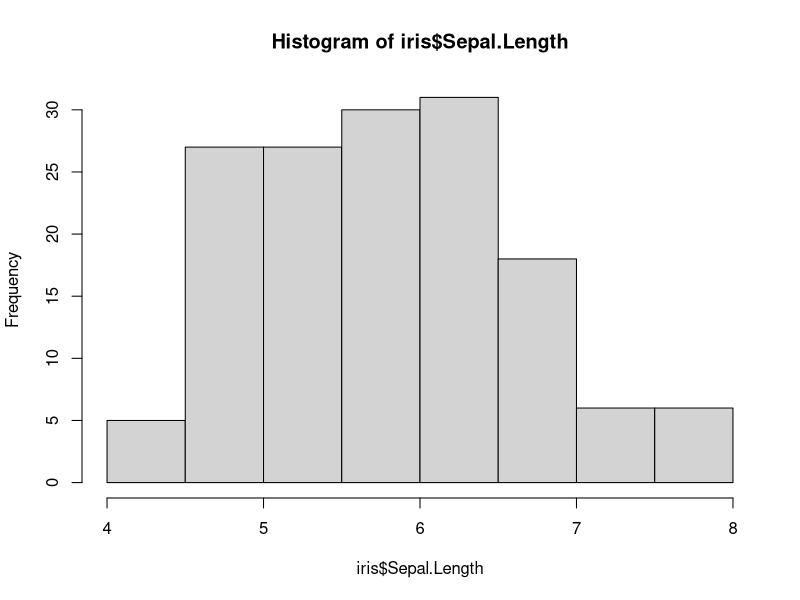
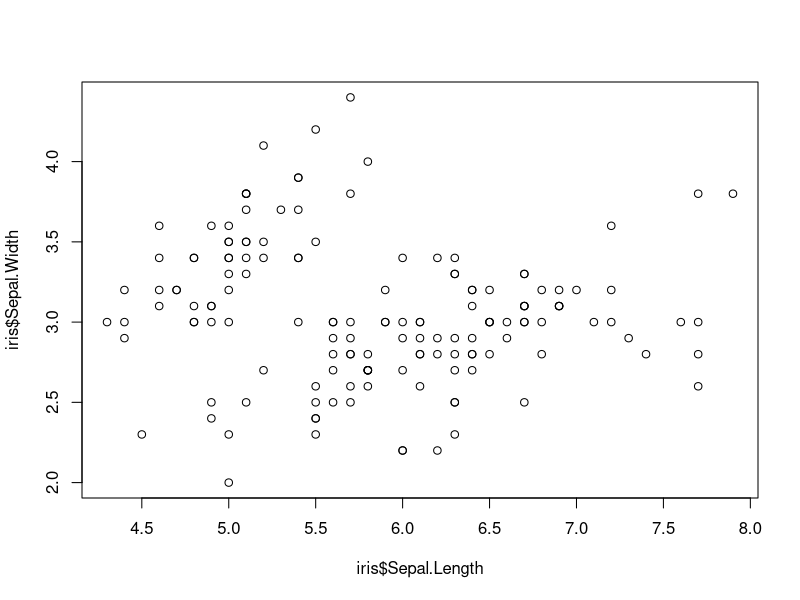
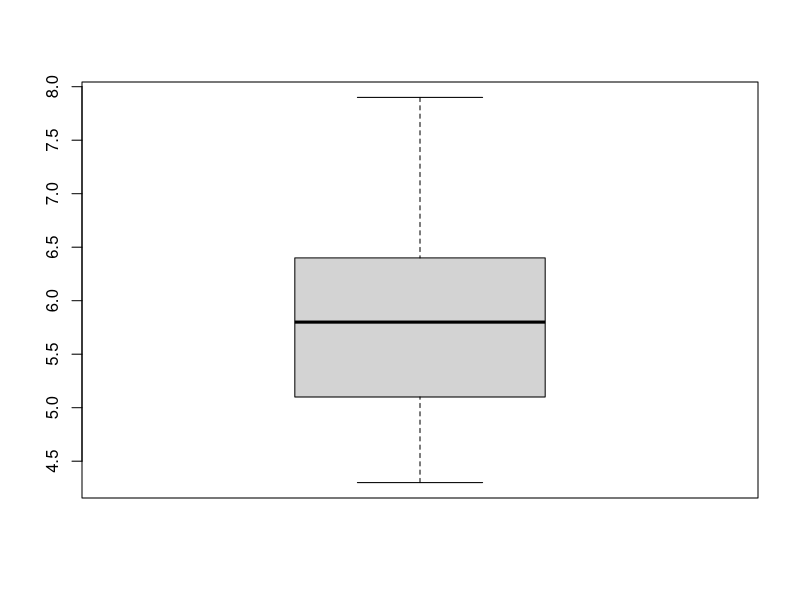
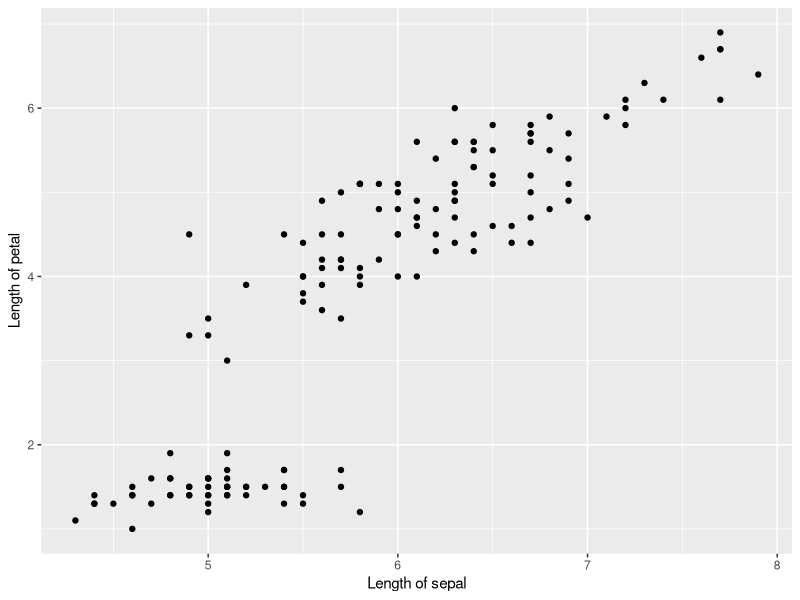
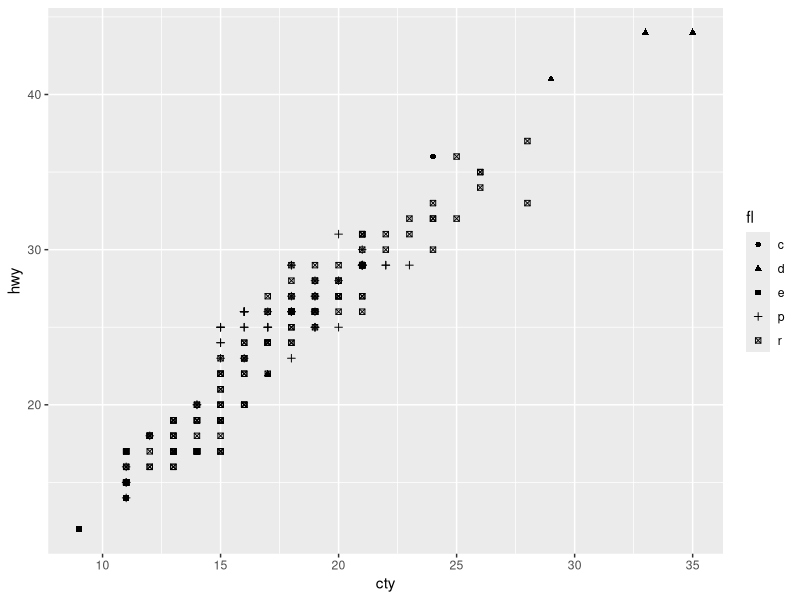
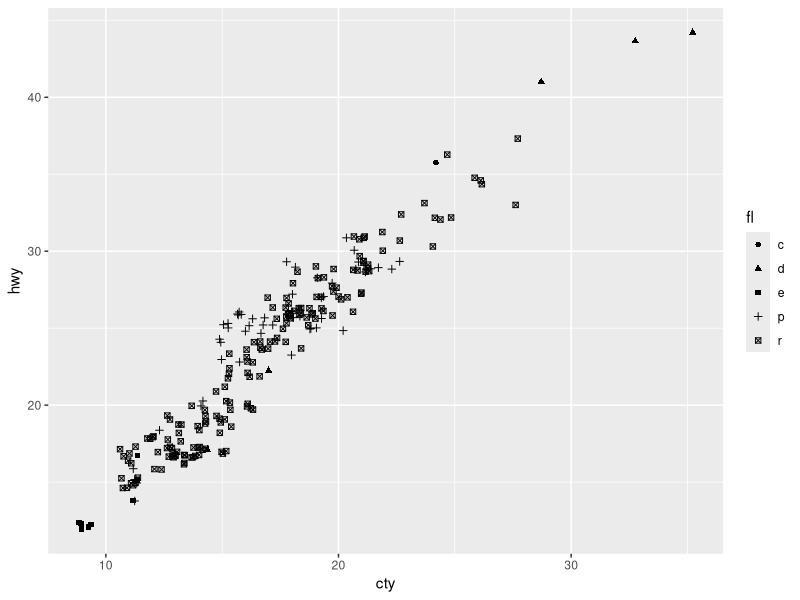
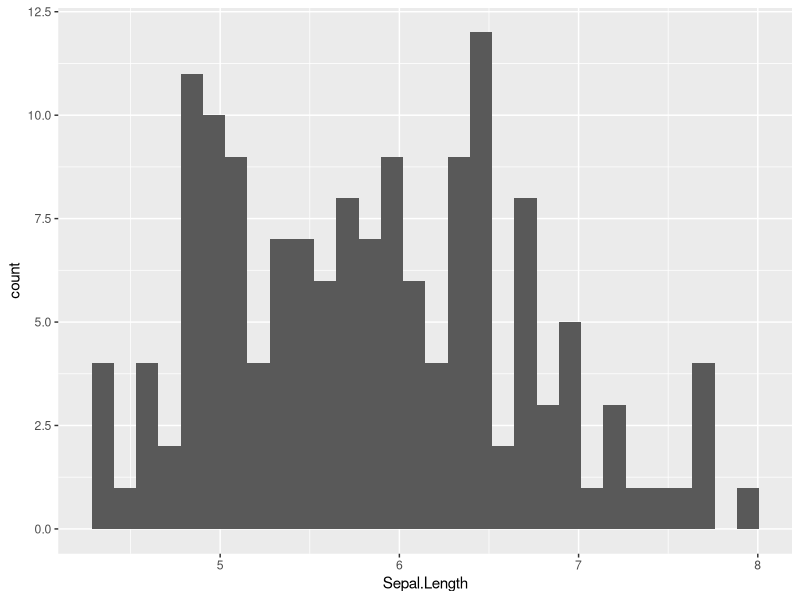
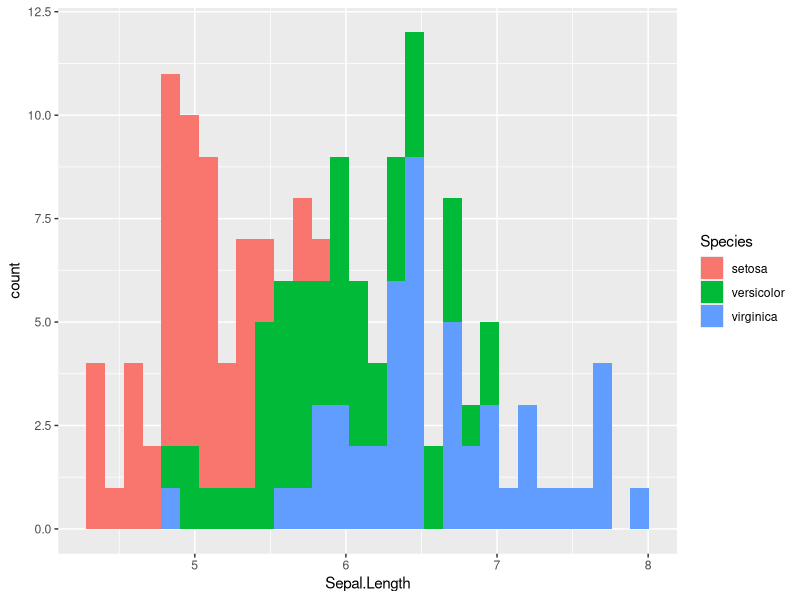

Generate these figures, in order, with R:
## ---- chunk 1
knitr::opts_chunk$set(echo = TRUE)
library(tidyverse) 
library(MASS) 
## ---- chunk 2

hist(iris$Sepal.Length) #ヒストグラムを作成する
plot(iris$Sepal.Length, iris$Sepal.Width) #散布図を作成する
boxplot(iris$Sepal.Length) #箱ひげ図を作成する

## ---- chunk 3

p = ggplot() + 
  geom_point(data = iris, aes(x=Sepal.Length, y=Petal.Length)) + 
  labs(x = "Length of sepal", y = "Length of petal") 
p

## ---- chunk 4

p = ggplot2::ggplot() + 
  geom_point(data=mpg, aes(x=cty, y=hwy, shape = fl)) 
p



## ---- chunk 5

p = ggplot2::ggplot() + 
  geom_jitter(data=mpg, aes(x=cty, y=hwy, shape = fl)) 
p

## ---- chunk 6

p = ggplot() + 
  geom_histogram(data = iris, aes(x=Sepal.Length))  #xに，横軸にしたい変数を入れる。
p

p = ggplot() + 
  geom_histogram(data = iris, aes(x=Sepal.Length, fill = Species))  #種類ごとに色の塗りつぶしを変えたい場合は，fillに指定する。
p

p = ggplot() + 
  geom_histogram(data = iris, aes(x=Sepal.Length, color = Species))  #colorだと周りの線の色を変える。
p


## ---- chunk 7

p = ggplot() + 
  geom_boxplot(data = InsectSprays, aes(x=spray, y=count))
p

p = ggplot() + 
  geom_boxplot(data = InsectSprays, aes(x=spray, y=count, fill = spray))
p

## ---- chunk 8

p = ggplot() + 
  geom_violin(data = InsectSprays, aes(x=spray, y=count))
p


p = ggplot() + 
  geom_violin(data = InsectSprays, aes(x=spray, y=count, fill = spray))
p

## ---- chunk 9

#サンプルデータをつくる: 10日間の気温の変化
temperature = data.frame(
    Days  = 1:10, 
    Celsius = c(17.2, 17.5, 18.1, 18.8, 19.0, 19.2, 19.7, 20.2, 20.5, 20.1)
)
temperature

p = ggplot() + 
  geom_line(data = temperature, aes(x=Days, y=Celsius)) + 
  geom_point(data = temperature, aes(x=Days, y=Celsius)) 
p

## ---- chunk 10

#サンプルデータをつくる
sample_dat = data.frame(Condition=c("A", "B" ,"C"), 
                        mean=c(2, 5, 8), 
                        lower=c(1.1, 4.2, 7.5), 
                        upper=c(3.0, 6.8, 9.1))
#meanが平均，lowerとupperにそれぞれ下限値と上限値。

p = ggplot() + 
  geom_point(data = sample_dat, aes(x = Condition, y = mean)) + 
  geom_errorbar(data = sample_dat, aes(x = Condition, ymax = upper, ymin = lower), width = 0.1) 
#まず，geom_pointで平均を点で示したグラフを作成する。そのグラフに，ymaxとyminにそれぞれ上限値と下限値を指定したエラーバーのグラフを重ねる（widthでエラーバーの横の長さを指定できる）。
p


p2 = ggplot() + 
  geom_pointrange(data = sample_dat, aes(x = Condition, y = mean, ymax = upper, ymin = lower)) 
#geom_pointrangeならば，点とエラーバーの両方を一括して指定できる。
p2

## ---- chunk 11
p = ggplot() +
  geom_point(data = iris, aes(x=Sepal.Length, y=Petal.Length)) + facet_wrap(vars(Species)) 
p

## ---- chunk 12

p = ggplot() +
  geom_point(data = iris, aes(x=Sepal.Length, y=Petal.Length)) + 
  labs(x = "Length of sepal", y = "Length of petal")

## ---- chunk 13

p = ggplot() +
  geom_point(data = iris, aes(x=Sepal.Length, y=Petal.Length)) 
p + theme_bw()
p + theme_gray()
p + theme_classic()
